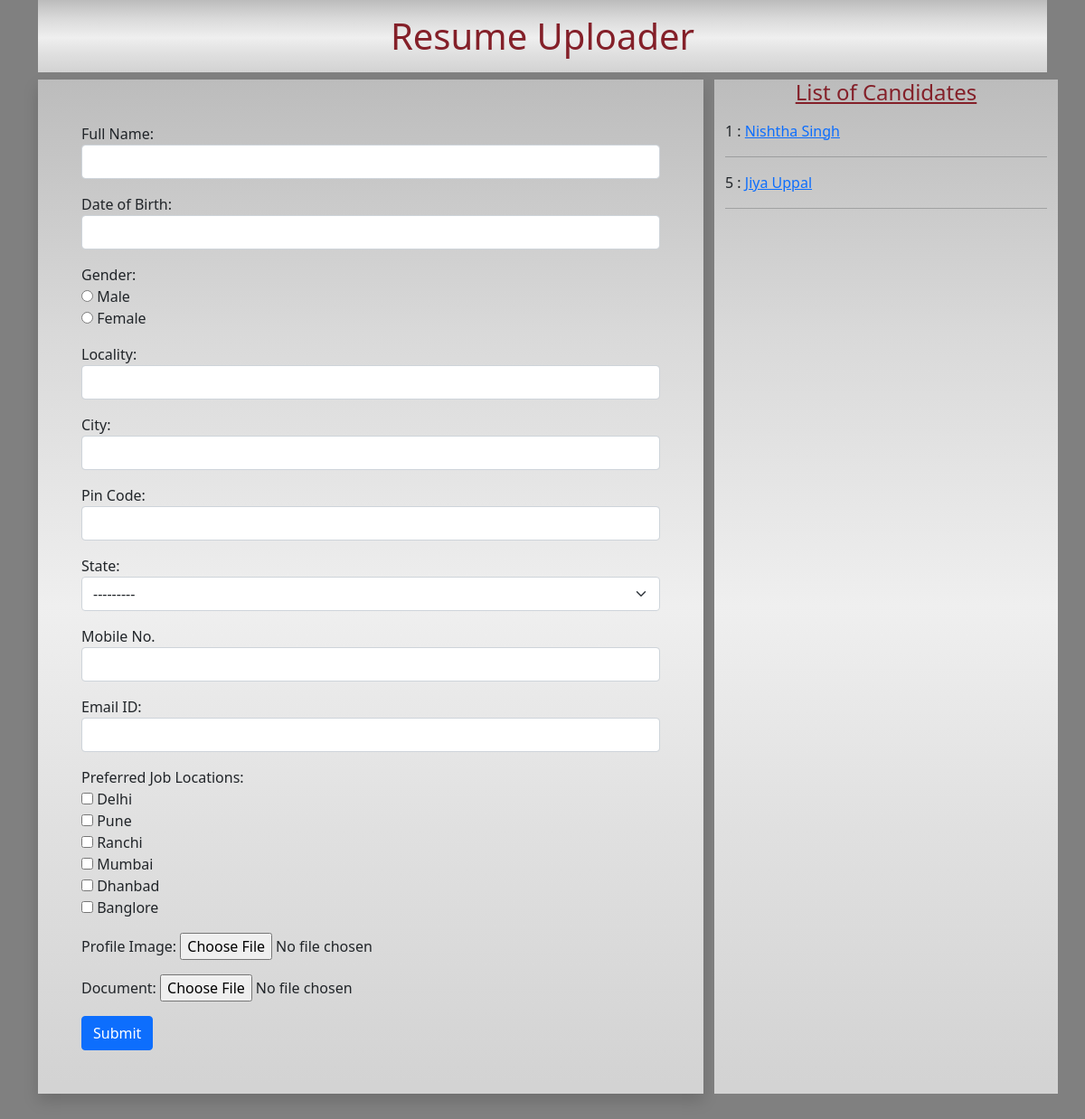
The page / on the database its author committed.
### myapp/models.py (models this page shows)
class Resume(models.Model):
 name = models.CharField(max_length=100)
 dob = models.DateField(auto_now=False, auto_now_add=False)
 gender = models.CharField(max_length=100)
 locality = models.CharField(max_length=100)
 city = models.CharField(max_length=100)
 pin = models.PositiveIntegerField()
 state = models.CharField(choices=STATE_CHOICE, max_length=50)
 mobile = models.PositiveIntegerField()
 email = models.EmailField()
 job_city = models.CharField(max_length=50)
 profile_image = models.ImageField(upload_to='profileimg', blank=True)
 my_file = models.FileField(upload_to='doc', blank=True)

### myapp/views.py (the view, shortened to what this page needs)
# urls.py: path('', views.HomeView.as_view(), name='home'),
class HomeView(View):
 def get(self, request):
  form = ResumeForm()
  candidates = Resume.objects.all()
  return render(request, 'myapp/home.html', { 'candidates':candidates, 'form':form})

### myapp/forms.py
class ResumeForm(forms.ModelForm):
 gender = forms.ChoiceField(choices=GENDER_CHOICES, widget=forms.RadioSelect)
 job_city = forms.MultipleChoiceField(label='Preferred Job Locations', choices=JOB_CITY_CHOICE, widget=forms.CheckboxSelectMultiple)
 class Meta:
  model = Resume
  fields = ['name', 'dob', 'gender', 'locality', 'city', 'pin', 'state', 'mobile', 'email', 'job_city', 'profile_image', 'my_file']
  labels = {'name':'Full Name', 'dob': 'Date of Birth', 'pin':'Pin Code', 'mobile':'Mobile No.', 'email':'Email ID', 'profile_image':'Profile Image', 'my_file':'Document'}
  widgets = {
   'name':forms.TextInput(attrs={'class':'form-control'}),
   'dob':forms.DateInput(attrs={'class':'form-control', 'id':'datepicker'}),
   'locality':forms.TextInput(attrs={'class':'form-control'}),
   'city':forms.TextInput(attrs={'class':'form-control'}),
   'pin':forms.NumberInput(attrs={'class':'form-control'}),
   'state':forms.Select(attrs={'class':'form-select'}),
   'mobile':forms.NumberInput(attrs={'class':'form-control'}),
   'email':forms.EmailInput(attrs={'class':'form-control'}),
  }

### myapp/templates/myapp/home.html (shortened to what this page needs)
<!DOCTYPE html>
{% load static %}
<html lang="en">
<head>
 <link href="https://cdn.jsdelivr.net/npm/bootstrap@5.0.0-beta2/dist/css/bootstrap.min.css" rel="stylesheet">
 <link rel="stylesheet" href="//code.jquery.com/ui/1.12.1/themes/base/jquery-ui.css">
 <link rel="stylesheet" href="{% static 'myapp/css/style.css' %}">
</head>
<body>
 <div class="container mb-5">
  <h1 class="alert-danger text-center p-3">Resume Uploader</h1>
  <div class="row">
   <div class="col-sm-8">
    <form action="" method="post" enctype="multipart/form-data" class="shadow p-5">
     {% for fm in form %}
       <div class="form-group mb-3">
       {{fm.label_tag}} {{fm}} <small class="text-danger">{{fm.errors|striptags}}</small>
       </div>
     {% endfor %}
     <input type="submit" value="Submit" class="btn btn-primary">
    </form>
   </div>
   <div class="col-sm-4">
    <h4 class="text-center mb-3"><u>List of Candidates</u></h4>
    {% for candidate in candidates %}
     {{candidate.id}} : <a href="{% url 'candidate' candidate.id %}">{{candidate.name}}</a>
     <hr>
    {% endfor %}
   </div>
  </div>
 </div>
</body>
</html>

### myapp/static/myapp/css/style.css (style rules this page uses)
body { background-color: gray; }
form.shadow.p-5 { background: linear-gradient(to top, lightgrey 0%, lightgrey 1%, #e0e0e0 26%, #efefef 48%, #d9d9d9 75%, #bcbcbc 100%); }
h1.alert-danger.text-center.p-3 { background-color: white; background: linear-gradient(to top, lightgrey 0%, lightgrey 1%, #e0e0e0 26%, #efefef 48%, #d9d9d9 75%, #bcbcbc 100%); }
h4.text-center.mb-3 { color: #842029 }
.col-sm-4 { background: linear-gradient(to top, lightgrey 0%, lightgrey 1%, #e0e0e0 26%, #efefef 48%, #d9d9d9 75%, #bcbcbc 100%); }
#id_gender, #id_job_city { list-style-type: none; display: inline; }

### rows shown on the page
Resume: id "1", name "Nishtha Singh"
Resume: id "5", name "Jiya Uppal"

### other values the page prints
{{ fm.label_tag }} "Full Name:" "Date of Birth:" "Gender:" "Locality:" "City:" "Pin Code:" "State:" "Mobile No." "Email ID:" "Preferred Job Locations:" "Profile Image:" "Document:"
